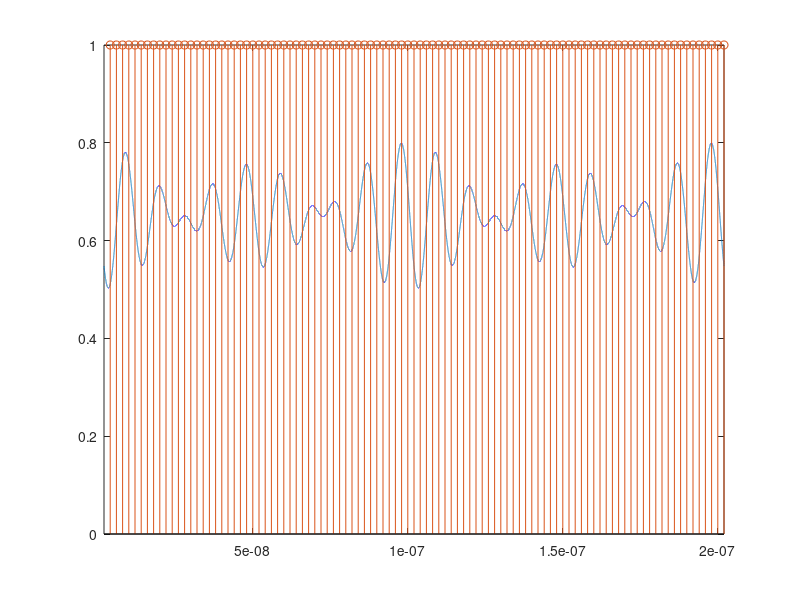
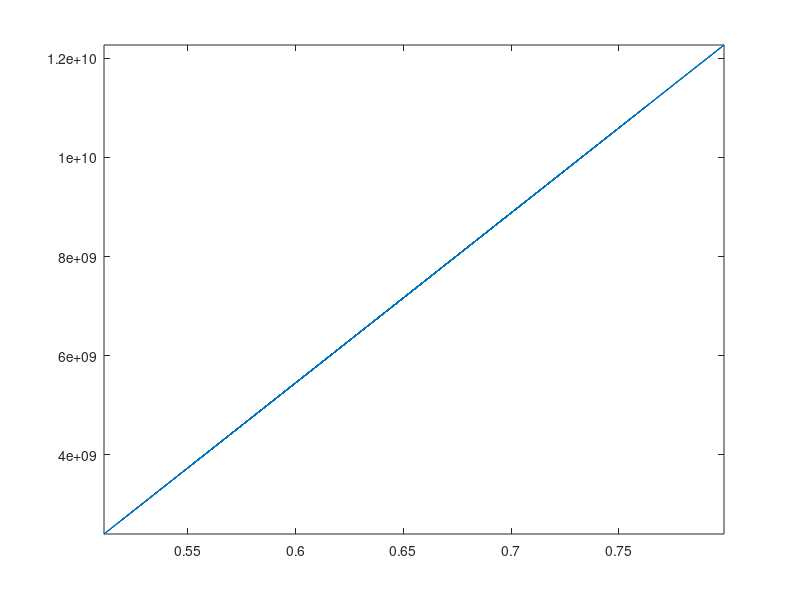
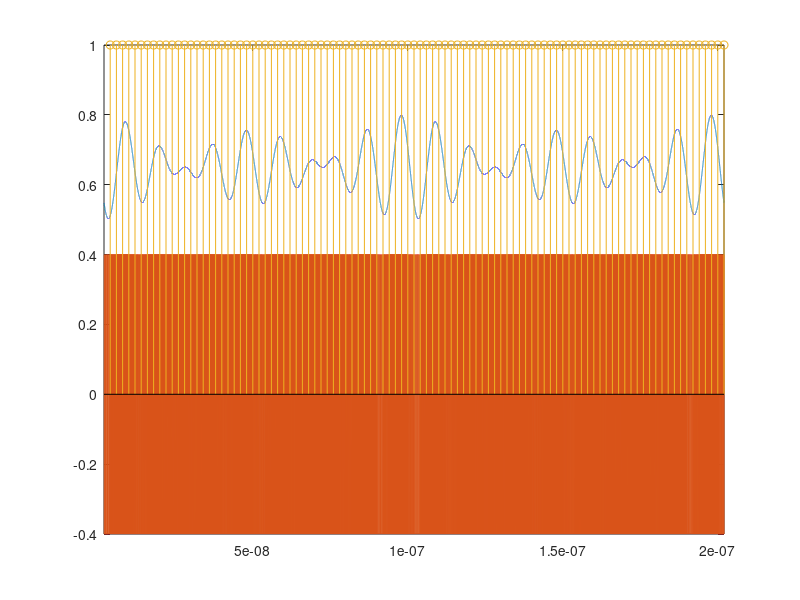
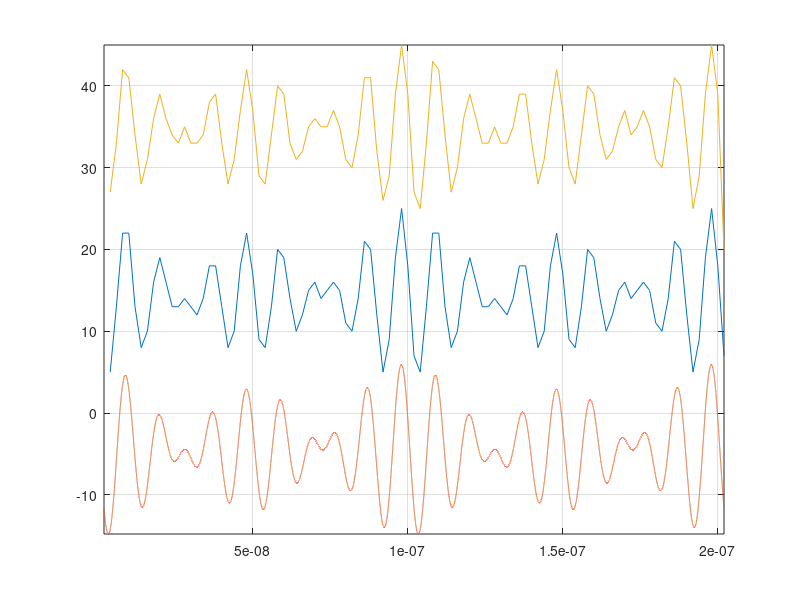

Source code (MATLAB) for these figures, in order:
%--------------Overall system----------------
Fs = 0.5*10^9;                          %sample rate
t_s = (2/Fs):(1/Fs):(101/Fs);           %cycle time
Fs_dis = 80*Fs*2^4;                     %sample rate for display
sampling_time = 80*2^4;
t = (1/Fs):(1/Fs_dis):(101/Fs);         % time range from cycle 1 to cycle 100
%---------------Input signal Block-------------------------------------------------------------%

%set up spectrum of input signal
f1 = 0.1*10^9;      %Hz
f2 = 90*10^6;       %Hz
f3 = 80*10^6;       %Hz
phi = pi*randi([0 100], 1)/50;           %rad
%Input Signal
Vpp = 0.15/7;       %scale amplitude signal
in_sig = Vpp*(3*cos(2*pi*f1*t+phi)+ cos(2*pi*f2*t+phi) + 3*cos(2*pi*f3*t+phi))+0.65;  %(V)input signal x(t) in continous time  

figure(1);    %figure out input signal and sampling frame
plot(t, in_sig);  %plot input signal x(t) in continous time
hold on;
stem(t_s, ones(1, length(t_s)));
hold off;
V_in = Vpp*(3*cos(2*pi*f1*t_s+phi)+ cos(2*pi*f2*t_s+phi) + 3*cos(2*pi*f3*t_s+phi))+0.65;
axis tight;
%%%%%%%%%%%%%%%%%%%%%%%%%%%%%----VCO operation Block----%%%%%%%%%%%%%%%%%%%%%%%%%%%%%%%%%%%%%%

theta = 0; 
a=1; b=2; c=3; fc=4;    %coefficient of VCRO polynomial

f_vco =(34.33*V_in-15.15)*10^9; %(Hz) Ideal function of VCRO
%f_vco = (a*V_in^3 + b*V_in^2 + c*V_in + fc)*10^9; %approximate function of VCRO (Hz)

figure(2);  %plot ring oscillator freq according input signal Voltage
plot(V_in, f_vco); 
axis tight;
%function of VCO
VCO = [];
f_vco_con = [];
for i = 1:1:length(t_s)
    VCO = [VCO, square(2*pi*f_vco(i)*t(sampling_time*(i-1)+1:sampling_time*i))]; %Voltage signal of VCO
    f_vco_con = [f_vco_con, f_vco(i)*ones(1,sampling_time)];    % Frequency of VCO in continous time
end
VCO = 0.4*[VCO, 1];
f_vco_con = [f_vco_con, 1];

figure(3); 
plot(t, in_sig);    %plot input signal x(t) in continous time  
hold on;
plot(t, VCO);   %plot output signal of VCO 
stem(t_s, ones(1, length(t_s)));    %99 sampling frame 
hold off;
axis tight;
%--------------Intergral--------------
phase = f_vco_con(1)*(1/Fs_dis); %initial phase of VCO
for i = 2:length(f_vco_con)
    phase(i) = phase(i-1)+ f_vco_con(i)*(1/Fs_dis); %continous phase of VCO
end
figure(4)
plot(t,phase);
%-----------Counter------------------

quan_bit = 8;  %quantization bit
count = zeros(1, length(f_vco)); %set up counter
for i = 1:length(f_vco)-1
   for j = (i-1)*sampling_time+1: i*sampling_time
      if((VCO(j)<VCO(j+1)) || (j==1)) 
        count(i) = count(i)+1;
      end
      %reset counter
      if(count(i)==2^quan_bit)
          count(i)=0;
      end
   end
   count(i+1) = count(i);
end

%--------------quantizer--------------
for i = 1:1:(length(t_s)+1)
    phase_q(i) = phase(sampling_time*(i-1)+1); %quantize Phase in discrete time
end
%-----------differential block-------------%
%equivalent 

for i = 2:1:length(phase_q)
    out_sig_q(i-1) = int8(phase_q(i)-phase_q(i-1)); %output signal y(n) in discrete time
end 
plot(t_s, out_sig_q);
hold on;
grid on;
in_sig_plot = 70*in_sig - 50;
plot(t, in_sig_plot);
hold off;

%concept realization
dig_out_sig = [];
dig_out_sig(1) = count(1);  %setup differential
%decode counter
for i = 2:length(count)-1
   dig_out_sig(i) = count(i) - count(i-1);
   
   if(count(i) < count(i-1))    %decode reset counter
       dig_out_sig(i) = 2^quan_bit+count(i)-count(i-1);
   end
end

dig_out_sig_ts = [dig_out_sig, 0];
dig_out_sig_ts = dig_out_sig_ts + 20*ones(1, length(dig_out_sig_ts)) ;
figure(4);
hold on;
plot(t_s, dig_out_sig_ts);
hold off;
axis tight;

dig_out_sig = dig_out_sig - 4*ones(1, length(dig_out_sig)) ;

%-----------output to bit------------
decima_bit = out_sig_q - int8(3*ones(1, 100));
bit_stream = de2bi(decima_bit, 5, 'left-msb');
bit_stream_1 = reshape(bit_stream, [1,500]);

aaaaaa = min(dig_out_sig);

